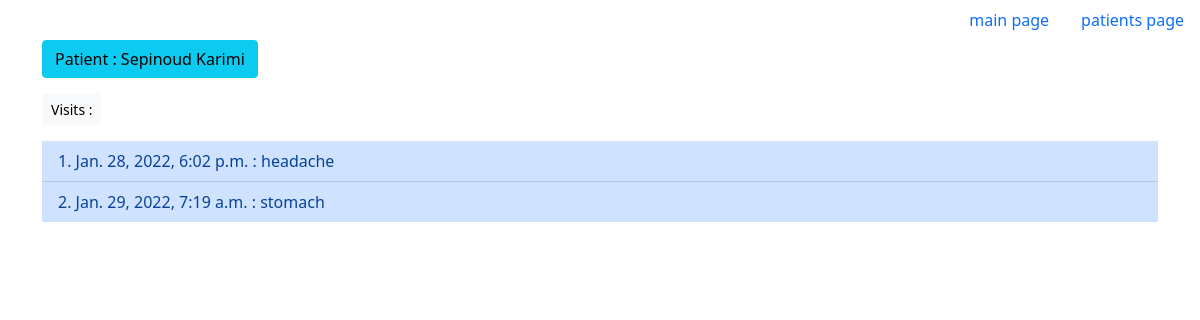
Screenshot of /patients/1/ with the database file from the repository.
### patients/models.py (models this page shows, shortened)
class Patient(models.Model):
    first_name = models.CharField(max_length=250)
    last_name = models.CharField(max_length=250)
    create_date_time = models.DateTimeField(auto_now_add=True)

class Visit(models.Model):
    patient = models.ForeignKey(Patient, on_delete=models.CASCADE)
    problem = models.CharField(max_length=1000)
    entry_date = models.DateTimeField(auto_now_add=True)

### patients/views.py (the view)
# urls.py: path('patients/<int:patient_id>/', views.patient)
def patient(request, patient_id):
    patient = Patient.objects.get(id=patient_id)
    visits = Visit.objects.filter(patient=patient_id)
    context = {'patient': patient, 'visits': visits}
    return render(request, 'patient.html', context)

### templates/patient.html (shortened to what this page needs)
{% extends 'base.html' %}
    {% block content%}
        <p type="button" class="btn btn-info"> Patient : {{ patient.first_name }} {{ patient.last_name }}</p>
        <br>
        <p type="button" class="btn btn-light btn-sm"> Visits :</p>
            <ul class="list-group list-group-flush list-group-numbered">
                {% for visit in visits %}
                    <li class="list-group-item list-group-item-primary"> {{ visit.entry_date }}  :  {{ visit.problem }}</li>
                {% empty %}
                    <p class="list-group-item list-group-item-danger"> there is no visit for this patient</p>
                {% endfor %}
            </ul>
    {% endblock content %}

### rows the page displays
Patient: first_name "Sepinoud", last_name "Karimi"
Visit: entry_date "Jan. 28, 2022, 6:02 p.m.", problem "headache"
Visit: entry_date "Jan. 29, 2022, 7:19 a.m.", problem "stomach"
